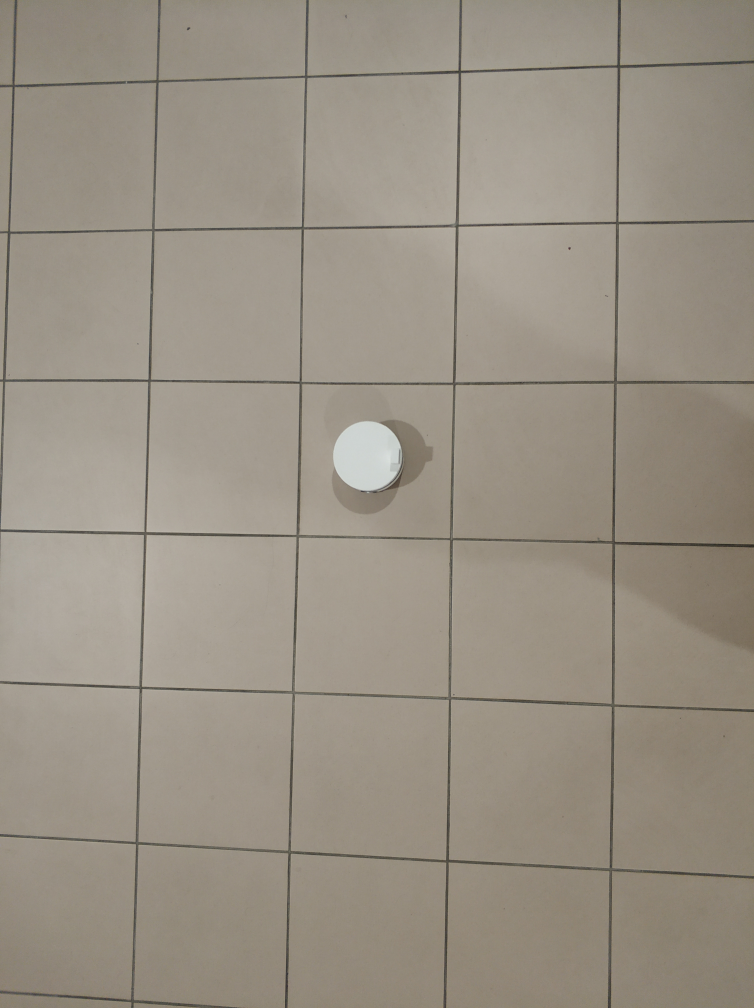
#> input picture Konsol6/input/1.jpg, 3016 x 4032 px, found by its file name (shown at 1/4 size); its folder holds only this picture in this run
$ python main.py
#> lines starting #> are read from the running program, lines starting #| are printed output that depends on the picture; after the words box and inside, x2 and y2 are one past the last pixel; in counts of white or black regions, pixels touching at a corner belong together
import cv2
import numpy as np
import argparse

def find_robot(image_org, minArea, maxArea, minCircularity, gaussianBlurKernelSize, thresholdMin, thresholdMax):

    #Görselin yüklekliği ve genişliğini al
#> called with minArea = 300, maxArea = 1125000, minCircularity = 0.4, gaussianBlurKernelSize = 51, thresholdMin = 192, thresholdMax = 193
    height = image_org.shape[0]
#> height = 4032
    width = image_org.shape[1]
#> width = 3016

    #(width, height)
    # Yükseklik 4032 pixel is görsel dikeydir değilse yataydır. Yeniden boyutlandırmada dikkate alınır.
    if height == 4032:
        image_org = cv2.resize(image_org, (600, 802))
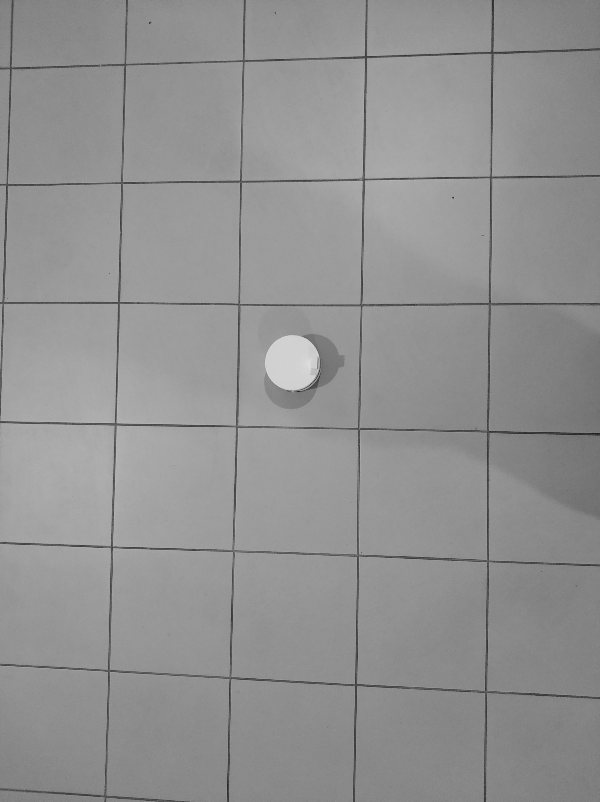
#> image_org: shape (802, 600); min 28, max 222, mean 145.6

    else:
        image_org = cv2.resize(image_org, (802, 600))

    # Görsele girilen kernel boyuttunu kullanarak bir gaussian blur uygula
    image = cv2.GaussianBlur(image_org, (gaussianBlurKernelSize, gaussianBlurKernelSize), 0)
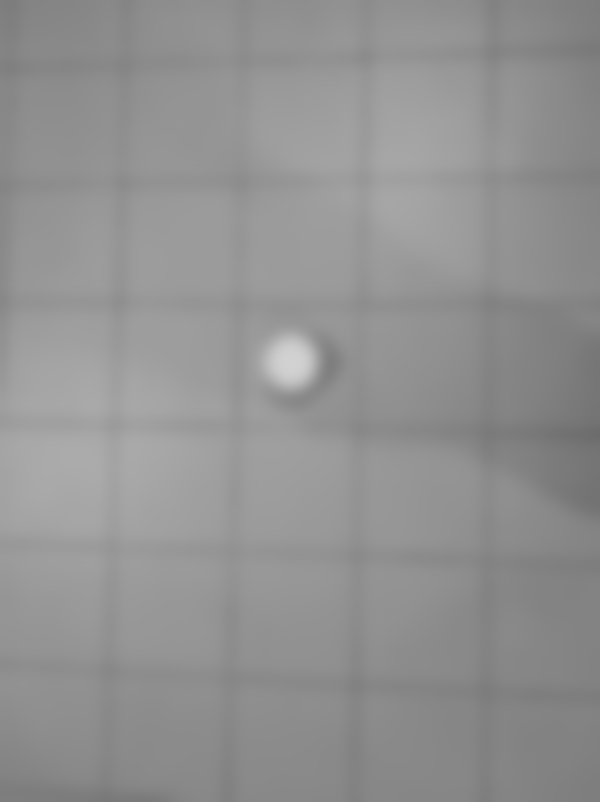
#> image: shape (802, 600); min 109, max 210, mean 145.6

    #192, 193
    # Görseli blob deetecion'ın anlayabileceği bir hale getirmek için girilen değerleri kullanarak bir thresholding yaP.
    image = cv2.threshold(image, thresholdMin, thresholdMax, cv2.THRESH_BINARY_INV)[1]
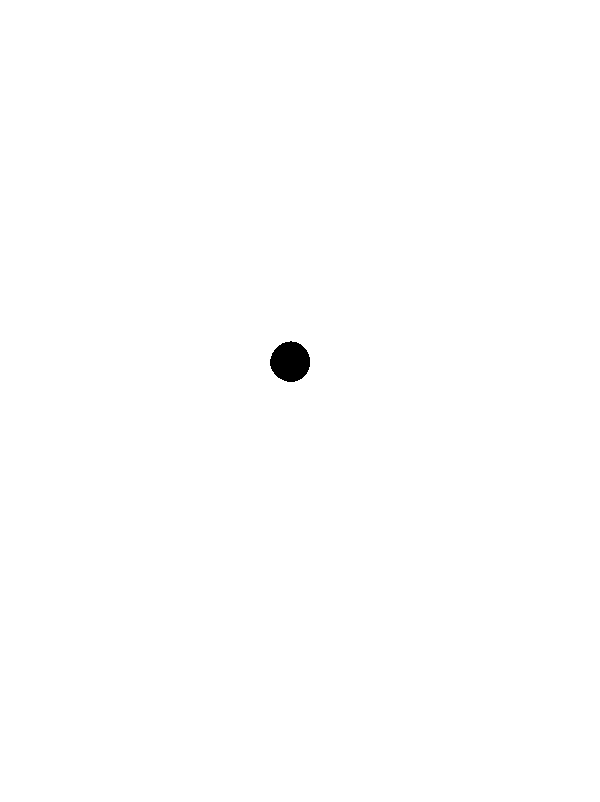
#> image: shape (802, 600); values 0 (black) and 193 (white), 99.7% white; 1 black region, box (x1, y1, x2, y2) and area: (270, 341, 310, 382) 1256

    # Blob detector'a verilecek paramtereler objesini oluştur
    params = cv2.SimpleBlobDetector_Params()

    # Alana göre blob bulmayı aktif et
    params.filterByArea = True

    # Blob alanının alabileceği minimum değer
    params.minArea = minArea

    # Blob alanının alabileceği maksimum değer
    params.maxArea = maxArea

    # Blobların şekillerinin daireye yakınlığına göre ayırmayı aktif et
    params.filterByCircularity = True

    # Bir blobun en az ne kadar daire olması gerektiği şartını ver
    params.minCircularity = minCircularity

    # parametre objesini kullanarak bir blob detector oluştur
    detector = cv2.SimpleBlobDetector_create(params)

    # detectoru kullnarak blobları tespit et
    keypoints = detector.detect(image)
#> keypoints = 1 keypoints; (x, y, size): (290, 361, 40.8)

    # Orijinal resimde blobların olduğu yerler merkez olacak şekilde kırmızı daireler çiz
    image_keypoints = np.zeros_like(image_org)
    image_keypoints = cv2.drawKeypoints(image_org, keypoints, image_keypoints, (0, 0, 255), cv2.DRAW_MATCHES_FLAGS_DRAW_RICH_KEYPOINTS)

    return image_keypoints

def analyse_images(minArea, maxArea, minCircularity, gaussianBlurKernelSize, thresholdMin, thresholdMax):
    for i in range(32):
        # Resmi diskten oku
        image_org = cv2.imread(f'Konsol6/input/{i+1}.jpg', cv2.IMREAD_GRAYSCALE)

        # Resimi analiz et ve blobları bul
        image_keypoints = find_robot(image_org, minArea, maxArea, minCircularity, gaussianBlurKernelSize, thresholdMin, thresholdMax)

        # Bloblar işaretlenmiş olan resmi output klasörüne yaz
        cv2.imwrite(f"Konsol6/output/{i+1}.jpg", image_keypoints)

if __name__ == "__main__":

    # minArea = 300, maxArea = 1125000, minCircularity = 0.40, gaussianBlurKernelSize = 51, thresholdMin = 192, thresholdMax = 193

    parser = argparse.ArgumentParser(description="Analiz Parametleri")

    parser.add_argument("minArea", type=int, default = 300, nargs="?")
    parser.add_argument("maxArea", type=int, default = 1125000, nargs="?")
    parser.add_argument("minCircularity", type=float, default = 0.40, nargs="?")
    parser.add_argument("gaussianBlurKernelSize", type=int, default = 51, nargs="?")
    parser.add_argument("thresholdMin", type=int, default = 192, nargs="?")
    parser.add_argument("thresholdMax", type=int, default = 193, nargs="?")

    args = parser.parse_args()

#> (the run stopped early here; a loop or call above may not have finished)
